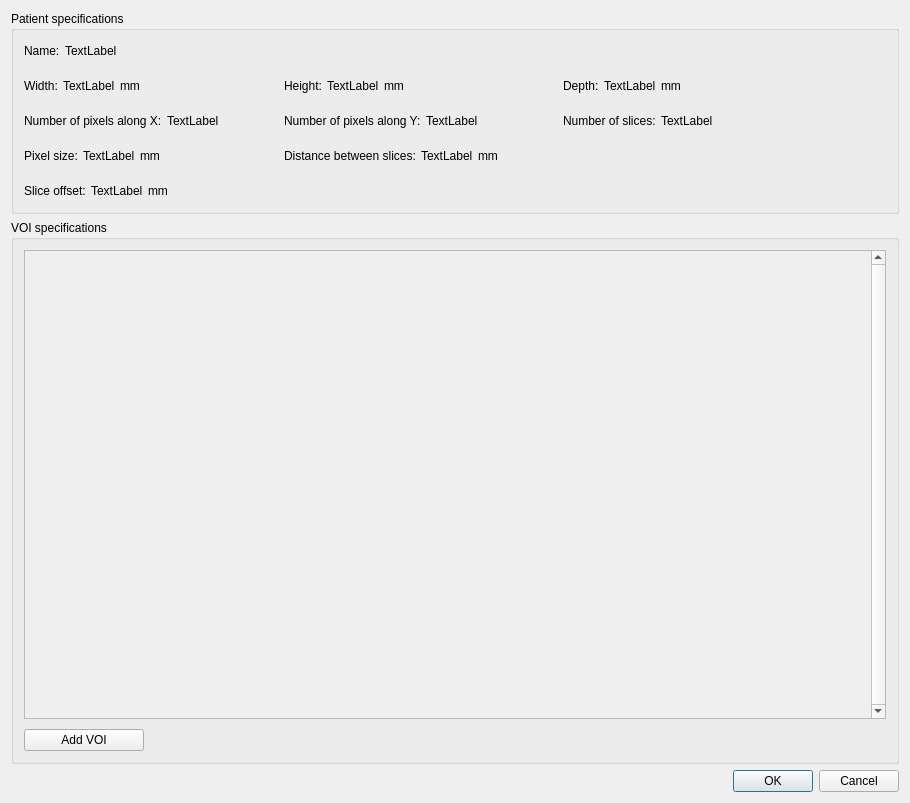
<?xml version="1.0" encoding="UTF-8"?>
<ui version="4.0">
 <class>addVOIs</class>
 <widget class="QDialog" name="addVOIs">
  <property name="geometry">
   <rect>
    <x>0</x>
    <y>0</y>
    <width>910</width>
    <height>803</height>
   </rect>
  </property>
  <property name="sizePolicy">
   <sizepolicy hsizetype="Fixed" vsizetype="Fixed">
    <horstretch>0</horstretch>
    <verstretch>0</verstretch>
   </sizepolicy>
  </property>
  <property name="focusPolicy">
   <enum>Qt::NoFocus</enum>
  </property>
  <property name="windowTitle">
   <string>Add VOIs</string>
  </property>
  <property name="sizeGripEnabled">
   <bool>false</bool>
  </property>
  <property name="modal">
   <bool>true</bool>
  </property>
  <layout class="QVBoxLayout" name="verticalLayout_2">
   <item>
    <widget class="QGroupBox" name="specifications_groupBox">
     <property name="sizePolicy">
      <sizepolicy hsizetype="Expanding" vsizetype="Fixed">
       <horstretch>0</horstretch>
       <verstretch>0</verstretch>
      </sizepolicy>
     </property>
     <property name="minimumSize">
      <size>
       <width>0</width>
       <height>200</height>
      </size>
     </property>
     <property name="title">
      <string>Patient specifications</string>
     </property>
     <layout class="QVBoxLayout" name="verticalLayout_3">
      <property name="spacing">
       <number>15</number>
      </property>
      <property name="leftMargin">
       <number>10</number>
      </property>
      <property name="topMargin">
       <number>10</number>
      </property>
      <property name="rightMargin">
       <number>10</number>
      </property>
      <property name="bottomMargin">
       <number>10</number>
      </property>
      <item>
       <layout class="QHBoxLayout" name="horizontalLayout_2">
        <item>
         <layout class="QVBoxLayout" name="verticalLayout_9">
          <item>
           <layout class="QHBoxLayout" name="horizontalLayout_3">
            <property name="spacing">
             <number>5</number>
            </property>
            <item>
             <widget class="QLabel" name="label_17">
              <property name="sizePolicy">
               <sizepolicy hsizetype="Preferred" vsizetype="Preferred">
                <horstretch>0</horstretch>
                <verstretch>0</verstretch>
               </sizepolicy>
              </property>
              <property name="maximumSize">
               <size>
                <width>16777215</width>
                <height>20</height>
               </size>
              </property>
              <property name="text">
               <string>&lt;html&gt;&lt;head/&gt;&lt;body&gt;&lt;p&gt;Name:&lt;/p&gt;&lt;/body&gt;&lt;/html&gt;</string>
              </property>
             </widget>
            </item>
            <item>
             <widget class="QLabel" name="name_label">
              <property name="maximumSize">
               <size>
                <width>16777215</width>
                <height>20</height>
               </size>
              </property>
              <property name="text">
               <string>&lt;html&gt;&lt;head/&gt;&lt;body&gt;&lt;p&gt;TextLabel&lt;/p&gt;&lt;/body&gt;&lt;/html&gt;</string>
              </property>
             </widget>
            </item>
            <item>
             <spacer name="horizontalSpacer_15">
              <property name="orientation">
               <enum>Qt::Horizontal</enum>
              </property>
              <property name="sizeHint" stdset="0">
               <size>
                <width>0</width>
                <height>20</height>
               </size>
              </property>
             </spacer>
            </item>
           </layout>
          </item>
          <item>
           <layout class="QHBoxLayout" name="horizontalLayout_4">
            <property name="spacing">
             <number>5</number>
            </property>
            <item>
             <widget class="QLabel" name="label_20">
              <property name="maximumSize">
               <size>
                <width>16777215</width>
                <height>20</height>
               </size>
              </property>
              <property name="text">
               <string>Width:</string>
              </property>
             </widget>
            </item>
            <item>
             <widget class="QLabel" name="width_label">
              <property name="maximumSize">
               <size>
                <width>16777215</width>
                <height>20</height>
               </size>
              </property>
              <property name="text">
               <string>TextLabel</string>
              </property>
             </widget>
            </item>
            <item>
             <widget class="QLabel" name="label_92">
              <property name="maximumSize">
               <size>
                <width>16777215</width>
                <height>20</height>
               </size>
              </property>
              <property name="text">
               <string>mm</string>
              </property>
             </widget>
            </item>
            <item>
             <spacer name="horizontalSpacer_16">
              <property name="orientation">
               <enum>Qt::Horizontal</enum>
              </property>
              <property name="sizeHint" stdset="0">
               <size>
                <width>0</width>
                <height>20</height>
               </size>
              </property>
             </spacer>
            </item>
           </layout>
          </item>
          <item>
           <layout class="QHBoxLayout" name="horizontalLayout_14">
            <property name="spacing">
             <number>5</number>
            </property>
            <item>
             <widget class="QLabel" name="label_51">
              <property name="maximumSize">
               <size>
                <width>16777215</width>
                <height>20</height>
               </size>
              </property>
              <property name="text">
               <string>Number of pixels along X:</string>
              </property>
             </widget>
            </item>
            <item>
             <widget class="QLabel" name="pixelNumberX_label">
              <property name="maximumSize">
               <size>
                <width>16777215</width>
                <height>20</height>
               </size>
              </property>
              <property name="text">
               <string>TextLabel</string>
              </property>
             </widget>
            </item>
            <item>
             <spacer name="horizontalSpacer_23">
              <property name="orientation">
               <enum>Qt::Horizontal</enum>
              </property>
              <property name="sizeHint" stdset="0">
               <size>
                <width>0</width>
                <height>20</height>
               </size>
              </property>
             </spacer>
            </item>
           </layout>
          </item>
          <item>
           <layout class="QHBoxLayout" name="horizontalLayout_5">
            <property name="spacing">
             <number>5</number>
            </property>
            <item>
             <widget class="QLabel" name="label_21">
              <property name="maximumSize">
               <size>
                <width>16777215</width>
                <height>20</height>
               </size>
              </property>
              <property name="text">
               <string>Pixel size:</string>
              </property>
             </widget>
            </item>
            <item>
             <widget class="QLabel" name="pixelSize_label">
              <property name="maximumSize">
               <size>
                <width>16777215</width>
                <height>20</height>
               </size>
              </property>
              <property name="text">
               <string>TextLabel</string>
              </property>
             </widget>
            </item>
            <item>
             <widget class="QLabel" name="label_95">
              <property name="maximumSize">
               <size>
                <width>16777215</width>
                <height>20</height>
               </size>
              </property>
              <property name="text">
               <string>mm</string>
              </property>
             </widget>
            </item>
            <item>
             <spacer name="horizontalSpacer_17">
              <property name="orientation">
               <enum>Qt::Horizontal</enum>
              </property>
              <property name="sizeHint" stdset="0">
               <size>
                <width>0</width>
                <height>20</height>
               </size>
              </property>
             </spacer>
            </item>
           </layout>
          </item>
          <item>
           <layout class="QHBoxLayout" name="horizontalLayout_8">
            <property name="spacing">
             <number>5</number>
            </property>
            <item>
             <widget class="QLabel" name="label_97">
              <property name="maximumSize">
               <size>
                <width>16777215</width>
                <height>20</height>
               </size>
              </property>
              <property name="text">
               <string>Slice offset:</string>
              </property>
             </widget>
            </item>
            <item>
             <widget class="QLabel" name="sliceOffset_label">
              <property name="maximumSize">
               <size>
                <width>16777215</width>
                <height>20</height>
               </size>
              </property>
              <property name="text">
               <string>TextLabel</string>
              </property>
             </widget>
            </item>
            <item>
             <widget class="QLabel" name="label_96">
              <property name="maximumSize">
               <size>
                <width>16777215</width>
                <height>20</height>
               </size>
              </property>
              <property name="text">
               <string>mm</string>
              </property>
             </widget>
            </item>
            <item>
             <spacer name="horizontalSpacer_19">
              <property name="orientation">
               <enum>Qt::Horizontal</enum>
              </property>
              <property name="sizeHint" stdset="0">
               <size>
                <width>0</width>
                <height>20</height>
               </size>
              </property>
             </spacer>
            </item>
           </layout>
          </item>
         </layout>
        </item>
        <item>
         <spacer name="horizontalSpacer">
          <property name="orientation">
           <enum>Qt::Horizontal</enum>
          </property>
          <property name="sizeType">
           <enum>QSizePolicy::Preferred</enum>
          </property>
          <property name="sizeHint" stdset="0">
           <size>
            <width>50</width>
            <height>20</height>
           </size>
          </property>
         </spacer>
        </item>
        <item>
         <layout class="QVBoxLayout" name="verticalLayout_8">
          <item>
           <layout class="QHBoxLayout" name="horizontalLayout_12">
            <item>
             <widget class="QLabel" name="height_label_2">
              <property name="maximumSize">
               <size>
                <width>16777215</width>
                <height>20</height>
               </size>
              </property>
              <property name="text">
               <string/>
              </property>
             </widget>
            </item>
           </layout>
          </item>
          <item>
           <layout class="QHBoxLayout" name="horizontalLayout_13">
            <property name="spacing">
             <number>5</number>
            </property>
            <item>
             <widget class="QLabel" name="label_50">
              <property name="maximumSize">
               <size>
                <width>16777215</width>
                <height>20</height>
               </size>
              </property>
              <property name="text">
               <string>Height:</string>
              </property>
             </widget>
            </item>
            <item>
             <widget class="QLabel" name="height_label">
              <property name="maximumSize">
               <size>
                <width>16777215</width>
                <height>20</height>
               </size>
              </property>
              <property name="text">
               <string>TextLabel</string>
              </property>
             </widget>
            </item>
            <item>
             <widget class="QLabel" name="label_48">
              <property name="maximumSize">
               <size>
                <width>16777215</width>
                <height>20</height>
               </size>
              </property>
              <property name="text">
               <string>mm</string>
              </property>
             </widget>
            </item>
            <item>
             <spacer name="horizontalSpacer_20">
              <property name="orientation">
               <enum>Qt::Horizontal</enum>
              </property>
              <property name="sizeHint" stdset="0">
               <size>
                <width>0</width>
                <height>20</height>
               </size>
              </property>
             </spacer>
            </item>
           </layout>
          </item>
          <item>
           <layout class="QHBoxLayout" name="horizontalLayout_33">
            <property name="spacing">
             <number>5</number>
            </property>
            <item>
             <widget class="QLabel" name="label_53">
              <property name="maximumSize">
               <size>
                <width>16777215</width>
                <height>20</height>
               </size>
              </property>
              <property name="text">
               <string>Number of pixels along Y:</string>
              </property>
             </widget>
            </item>
            <item>
             <widget class="QLabel" name="pixelNumberY_label">
              <property name="maximumSize">
               <size>
                <width>16777215</width>
                <height>20</height>
               </size>
              </property>
              <property name="text">
               <string>TextLabel</string>
              </property>
             </widget>
            </item>
            <item>
             <spacer name="horizontalSpacer_26">
              <property name="orientation">
               <enum>Qt::Horizontal</enum>
              </property>
              <property name="sizeHint" stdset="0">
               <size>
                <width>0</width>
                <height>20</height>
               </size>
              </property>
             </spacer>
            </item>
           </layout>
          </item>
          <item>
           <layout class="QHBoxLayout" name="horizontalLayout_9">
            <property name="spacing">
             <number>5</number>
            </property>
            <item>
             <widget class="QLabel" name="label_86">
              <property name="maximumSize">
               <size>
                <width>16777215</width>
                <height>20</height>
               </size>
              </property>
              <property name="text">
               <string>Distance between slices:</string>
              </property>
             </widget>
            </item>
            <item>
             <widget class="QLabel" name="sliceDistance_label">
              <property name="maximumSize">
               <size>
                <width>16777215</width>
                <height>20</height>
               </size>
              </property>
              <property name="text">
               <string>TextLabel</string>
              </property>
             </widget>
            </item>
            <item>
             <widget class="QLabel" name="label_87">
              <property name="maximumSize">
               <size>
                <width>16777215</width>
                <height>20</height>
               </size>
              </property>
              <property name="text">
               <string>mm</string>
              </property>
             </widget>
            </item>
            <item>
             <spacer name="horizontalSpacer_24">
              <property name="orientation">
               <enum>Qt::Horizontal</enum>
              </property>
              <property name="sizeHint" stdset="0">
               <size>
                <width>0</width>
                <height>20</height>
               </size>
              </property>
             </spacer>
            </item>
           </layout>
          </item>
          <item>
           <layout class="QHBoxLayout" name="horizontalLayout_10">
            <property name="spacing">
             <number>5</number>
            </property>
            <item>
             <widget class="QLabel" name="height_label_3">
              <property name="maximumSize">
               <size>
                <width>16777215</width>
                <height>20</height>
               </size>
              </property>
              <property name="text">
               <string/>
              </property>
             </widget>
            </item>
           </layout>
          </item>
         </layout>
        </item>
        <item>
         <spacer name="horizontalSpacer_3">
          <property name="orientation">
           <enum>Qt::Horizontal</enum>
          </property>
          <property name="sizeType">
           <enum>QSizePolicy::Preferred</enum>
          </property>
          <property name="sizeHint" stdset="0">
           <size>
            <width>50</width>
            <height>20</height>
           </size>
          </property>
         </spacer>
        </item>
        <item>
         <layout class="QVBoxLayout" name="verticalLayout_14">
          <item>
           <layout class="QHBoxLayout" name="horizontalLayout_34">
            <item>
             <widget class="QLabel" name="height_label_4">
              <property name="maximumSize">
               <size>
                <width>16777215</width>
                <height>20</height>
               </size>
              </property>
              <property name="text">
               <string/>
              </property>
             </widget>
            </item>
           </layout>
          </item>
          <item>
           <layout class="QHBoxLayout" name="horizontalLayout_32">
            <property name="spacing">
             <number>5</number>
            </property>
            <item>
             <widget class="QLabel" name="label_102">
              <property name="maximumSize">
               <size>
                <width>16777215</width>
                <height>20</height>
               </size>
              </property>
              <property name="text">
               <string>Depth:</string>
              </property>
             </widget>
            </item>
            <item>
             <widget class="QLabel" name="depth_label">
              <property name="maximumSize">
               <size>
                <width>16777215</width>
                <height>20</height>
               </size>
              </property>
              <property name="text">
               <string>TextLabel</string>
              </property>
             </widget>
            </item>
            <item>
             <widget class="QLabel" name="label_103">
              <property name="maximumSize">
               <size>
                <width>16777215</width>
                <height>20</height>
               </size>
              </property>
              <property name="text">
               <string>mm</string>
              </property>
             </widget>
            </item>
            <item>
             <spacer name="horizontalSpacer_25">
              <property name="orientation">
               <enum>Qt::Horizontal</enum>
              </property>
              <property name="sizeHint" stdset="0">
               <size>
                <width>0</width>
                <height>20</height>
               </size>
              </property>
             </spacer>
            </item>
           </layout>
          </item>
          <item>
           <layout class="QHBoxLayout" name="horizontalLayout_7">
            <property name="spacing">
             <number>5</number>
            </property>
            <item>
             <widget class="QLabel" name="label_26">
              <property name="maximumSize">
               <size>
                <width>16777215</width>
                <height>20</height>
               </size>
              </property>
              <property name="text">
               <string>Number of slices:</string>
              </property>
             </widget>
            </item>
            <item>
             <widget class="QLabel" name="sliceNumber_label">
              <property name="maximumSize">
               <size>
                <width>16777215</width>
                <height>20</height>
               </size>
              </property>
              <property name="text">
               <string>TextLabel</string>
              </property>
             </widget>
            </item>
            <item>
             <spacer name="horizontalSpacer_18">
              <property name="orientation">
               <enum>Qt::Horizontal</enum>
              </property>
              <property name="sizeHint" stdset="0">
               <size>
                <width>0</width>
                <height>20</height>
               </size>
              </property>
             </spacer>
            </item>
           </layout>
          </item>
          <item>
           <layout class="QHBoxLayout" name="horizontalLayout_35">
            <item>
             <widget class="QLabel" name="height_label_5">
              <property name="maximumSize">
               <size>
                <width>16777215</width>
                <height>20</height>
               </size>
              </property>
              <property name="text">
               <string/>
              </property>
             </widget>
            </item>
           </layout>
          </item>
          <item>
           <layout class="QHBoxLayout" name="horizontalLayout_36">
            <item>
             <widget class="QLabel" name="height_label_6">
              <property name="maximumSize">
               <size>
                <width>16777215</width>
                <height>20</height>
               </size>
              </property>
              <property name="text">
               <string/>
              </property>
             </widget>
            </item>
           </layout>
          </item>
         </layout>
        </item>
        <item>
         <spacer name="horizontalSpacer_27">
          <property name="orientation">
           <enum>Qt::Horizontal</enum>
          </property>
          <property name="sizeHint" stdset="0">
           <size>
            <width>0</width>
            <height>20</height>
           </size>
          </property>
         </spacer>
        </item>
       </layout>
      </item>
     </layout>
    </widget>
   </item>
   <item>
    <widget class="QGroupBox" name="specifications_groupBox_2">
     <property name="sizePolicy">
      <sizepolicy hsizetype="Expanding" vsizetype="Expanding">
       <horstretch>0</horstretch>
       <verstretch>0</verstretch>
      </sizepolicy>
     </property>
     <property name="title">
      <string>VOI specifications</string>
     </property>
     <layout class="QVBoxLayout" name="verticalLayout_7">
      <property name="spacing">
       <number>10</number>
      </property>
      <property name="leftMargin">
       <number>10</number>
      </property>
      <property name="topMargin">
       <number>10</number>
      </property>
      <property name="rightMargin">
       <number>10</number>
      </property>
      <property name="bottomMargin">
       <number>10</number>
      </property>
      <item>
       <widget class="QScrollArea" name="voi_scrollArea">
        <property name="verticalScrollBarPolicy">
         <enum>Qt::ScrollBarAlwaysOn</enum>
        </property>
        <property name="horizontalScrollBarPolicy">
         <enum>Qt::ScrollBarAlwaysOff</enum>
        </property>
        <property name="widgetResizable">
         <bool>true</bool>
        </property>
        <widget class="QWidget" name="scrollAreaWidgetContents">
         <property name="geometry">
          <rect>
           <x>0</x>
           <y>0</y>
           <width>843</width>
           <height>459</height>
          </rect>
         </property>
         <layout class="QVBoxLayout" name="verticalLayout_6">
          <property name="spacing">
           <number>11</number>
          </property>
          <property name="sizeConstraint">
           <enum>QLayout::SetDefaultConstraint</enum>
          </property>
          <property name="bottomMargin">
           <number>11</number>
          </property>
          <item>
           <spacer name="verticalSpacer_10">
            <property name="orientation">
             <enum>Qt::Vertical</enum>
            </property>
            <property name="sizeHint" stdset="0">
             <size>
              <width>20</width>
              <height>40</height>
             </size>
            </property>
           </spacer>
          </item>
         </layout>
        </widget>
       </widget>
      </item>
      <item>
       <layout class="QHBoxLayout" name="horizontalLayout">
        <item>
         <widget class="QPushButton" name="addVOI_pushButton">
          <property name="minimumSize">
           <size>
            <width>120</width>
            <height>0</height>
           </size>
          </property>
          <property name="text">
           <string>Add VOI</string>
          </property>
         </widget>
        </item>
        <item>
         <spacer name="horizontalSpacer_2">
          <property name="orientation">
           <enum>Qt::Horizontal</enum>
          </property>
          <property name="sizeHint" stdset="0">
           <size>
            <width>0</width>
            <height>20</height>
           </size>
          </property>
         </spacer>
        </item>
       </layout>
      </item>
     </layout>
    </widget>
   </item>
   <item>
    <widget class="QDialogButtonBox" name="accept_buttonBox">
     <property name="orientation">
      <enum>Qt::Horizontal</enum>
     </property>
     <property name="standardButtons">
      <set>QDialogButtonBox::Cancel|QDialogButtonBox::Ok</set>
     </property>
    </widget>
   </item>
  </layout>
 </widget>
 <resources/>
 <connections>
  <connection>
   <sender>accept_buttonBox</sender>
   <signal>accepted()</signal>
   <receiver>addVOIs</receiver>
   <slot>accept()</slot>
   <hints>
    <hint type="sourcelabel">
     <x>248</x>
     <y>254</y>
    </hint>
    <hint type="destinationlabel">
     <x>157</x>
     <y>274</y>
    </hint>
   </hints>
  </connection>
  <connection>
   <sender>accept_buttonBox</sender>
   <signal>rejected()</signal>
   <receiver>addVOIs</receiver>
   <slot>reject()</slot>
   <hints>
    <hint type="sourcelabel">
     <x>316</x>
     <y>260</y>
    </hint>
    <hint type="destinationlabel">
     <x>286</x>
     <y>274</y>
    </hint>
   </hints>
  </connection>
 </connections>
</ui>
